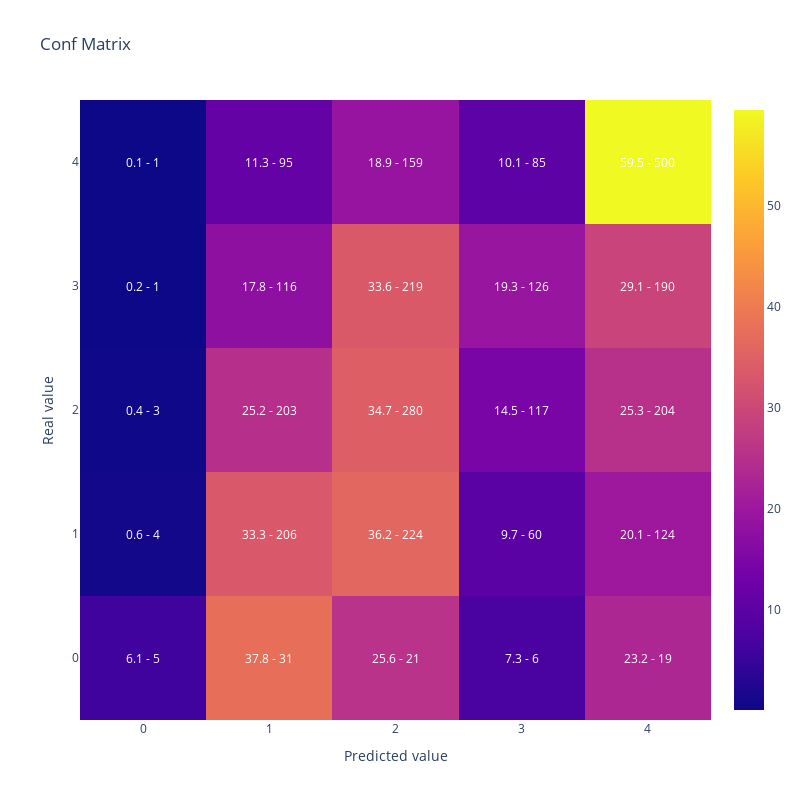

Notebook code cell kept with this figure:
### Code cell
#Vamos a replicar el resultado de la optimizacion reentrenando el modelo con el mejor conjunto de hiperparametros
#Generamos parametros incluyendo los fijos y la mejor solución que encontro optuna
lgb_params =  {      
                        'objective': 'multiclass',
                        'verbosity':-1,
                        'num_class': len(y_train.unique())} | study.best_params

lgb_train_dataset = lgb.Dataset(data=X_train,
                                label=y_train)


#Entreno
lgb_model = lgb.train(lgb_params,
                    lgb_train_dataset)

#Muestro matriz de confusion y kappa
display(plot_confusion_matrix(y_test,lgb_model.predict(X_test).argmax(axis=1)))

cohen_kappa_score(y_test,lgb_model.predict(X_test).argmax(axis=1),
                             weights = 'quadratic')

### Figure 1 — Plotly figure (JSON) as saved in the notebook; plotly's stock layout.template omitted (floating-point values rounded to 4 significant figures)
{"data": [{"type": "heatmap", "x": [0, 1, 2, 3, 4], "y": [0, 1, 2, 3, 4], "z": [[6.098, 37.8, 25.61, 7.317, 23.17], [0.6472, 33.33, 36.25, 9.709, 20.06], [0.3717, 25.15, 34.7, 14.5, 25.28], [0.1534, 17.79, 33.59, 19.33, 29.14], [0.119, 11.31, 18.93, 10.12, 59.52]]}], "layout": {"annotations": [{"font": {"color": "white"}, "showarrow": false, "text": "6.1 - 5", "x": 0, "xref": "x", "y": 0, "yref": "y"}, {"font": {"color": "white"}, "showarrow": false, "text": "37.8 - 31", "x": 1, "xref": "x", "y": 0, "yref": "y"}, {"font": {"color": "white"}, "showarrow": false, "text": "25.6 - 21", "x": 2, "xref": "x", "y": 0, "yref": "y"}, {"font": {"color": "white"}, "showarrow": false, "text": "7.3 - 6", "x": 3, "xref": "x", "y": 0, "yref": "y"}, {"font": {"color": "white"}, "showarrow": false, "text": "23.2 - 19", "x": 4, "xref": "x", "y": 0, "yref": "y"}, {"font": {"color": "white"}, "showarrow": false, "text": "0.6 - 4", "x": 0, "xref": "x", "y": 1, "yref": "y"}, {"font": {"color": "white"}, "showarrow": false, "text": "33.3 - 206", "x": 1, "xref": "x", "y": 1, "yref": "y"}, {"font": {"color": "white"}, "showarrow": false, "text": "36.2 - 224", "x": 2, "xref": "x", "y": 1, "yref": "y"}, {"font": {"color": "white"}, "showarrow": false, "text": "9.7 - 60", "x": 3, "xref": "x", "y": 1, "yref": "y"}, {"font": {"color": "white"}, "showarrow": false, "text": "20.1 - 124", "x": 4, "xref": "x", "y": 1, "yref": "y"}, {"font": {"color": "white"}, "showarrow": false, "text": "0.4 - 3", "x": 0, "xref": "x", "y": 2, "yref": "y"}, {"font": {"color": "white"}, "showarrow": false, "text": "25.2 - 203", "x": 1, "xref": "x", "y": 2, "yref": "y"}, {"font": {"color": "white"}, "showarrow": false, "text": "34.7 - 280", "x": 2, "xref": "x", "y": 2, "yref": "y"}, {"font": {"color": "white"}, "showarrow": false, "text": "14.5 - 117", "x": 3, "xref": "x", "y": 2, "yref": "y"}, {"font": {"color": "white"}, "showarrow": false, "text": "25.3 - 204", "x": 4, "xref": "x", "y": 2, "yref": "y"}, {"font": {"color": "white"}, "showarrow": false, "text": "0.2 - 1", "x": 0, "xref": "x", "y": 3, "yref": "y"}, {"font": {"color": "white"}, "showarrow": false, "text": "17.8 - 116", "x": 1, "xref": "x", "y": 3, "yref": "y"}, {"font": {"color": "white"}, "showarrow": false, "text": "33.6 - 219", "x": 2, "xref": "x", "y": 3, "yref": "y"}, {"font": {"color": "white"}, "showarrow": false, "text": "19.3 - 126", "x": 3, "xref": "x", "y": 3, "yref": "y"}, {"font": {"color": "white"}, "showarrow": false, "text": "29.1 - 190", "x": 4, "xref": "x", "y": 3, "yref": "y"}, {"font": {"color": "white"}, "showarrow": false, "text": "0.1 - 1", "x": 0, "xref": "x", "y": 4, "yref": "y"}, {"font": {"color": "white"}, "showarrow": false, "text": "11.3 - 95", "x": 1, "xref": "x", "y": 4, "yref": "y"}, {"font": {"color": "white"}, "showarrow": false, "text": "18.9 - 159", "x": 2, "xref": "x", "y": 4, "yref": "y"}, {"font": {"color": "white"}, "showarrow": false, "text": "10.1 - 85", "x": 3, "xref": "x", "y": 4, "yref": "y"}, {"font": {"color": "white"}, "showarrow": false, "text": "59.5 - 500", "x": 4, "xref": "x", "y": 4, "yref": "y"}], "height": 800, "title": {"text": "Conf Matrix"}, "width": 800, "xaxis": {"title": {"text": "Predicted value"}}, "yaxis": {"title": {"text": "Real value"}}}}
